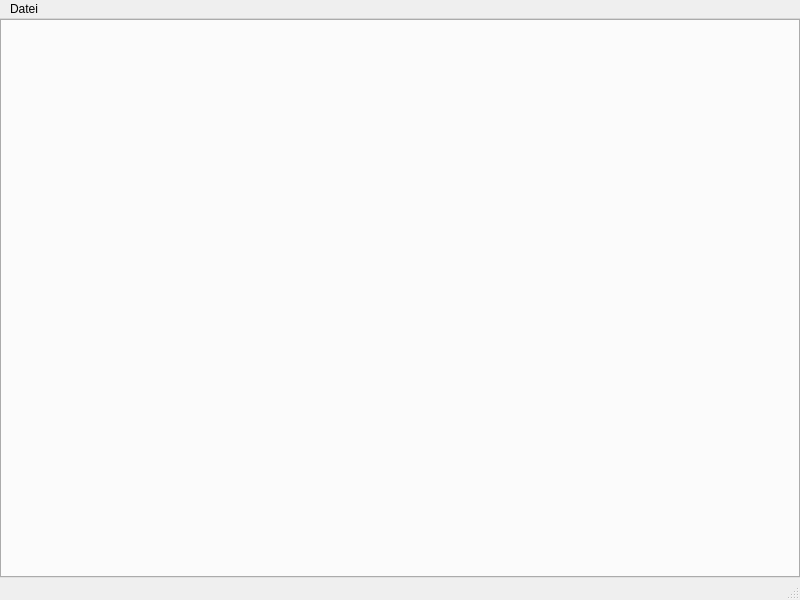
<?xml version="1.0" encoding="UTF-8"?>
<ui version="4.0">
 <class>MainWindow</class>
 <widget class="QMainWindow" name="MainWindow">
  <property name="geometry">
   <rect>
    <x>0</x>
    <y>0</y>
    <width>800</width>
    <height>600</height>
   </rect>
  </property>
  <property name="windowTitle">
   <string>Pleuradat Plus</string>
  </property>
  <widget class="QWidget" name="centralwidget">
   <layout class="QGridLayout" name="gridLayout">
    <property name="margin">
     <number>0</number>
    </property>
    <item row="0" column="0">
     <widget class="QTabWidget" name="tabWidget">
      <property name="currentIndex">
       <number>-1</number>
      </property>
     </widget>
    </item>
   </layout>
  </widget>
  <widget class="QMenuBar" name="menubar">
   <property name="geometry">
    <rect>
     <x>0</x>
     <y>0</y>
     <width>800</width>
     <height>21</height>
    </rect>
   </property>
   <widget class="QMenu" name="menuDatei">
    <property name="title">
     <string>Datei</string>
    </property>
    <addaction name="actionEinstellungen"/>
    <addaction name="separator"/>
    <addaction name="separator"/>
    <addaction name="actionBeenden"/>
   </widget>
   <addaction name="menuDatei"/>
  </widget>
  <widget class="QStatusBar" name="statusbar"/>
  <action name="actionEinstellungen">
   <property name="icon">
    <iconset resource="resources.qrc">
     <normaloff>:/common/res/common/wrench.png</normaloff>:/common/res/common/wrench.png</iconset>
   </property>
   <property name="text">
    <string>Einstellungen</string>
   </property>
  </action>
  <action name="actionBeenden">
   <property name="text">
    <string>Beenden</string>
   </property>
   <property name="shortcut">
    <string>Ctrl+Q</string>
   </property>
  </action>
 </widget>
 <resources>
  <include location="resources.qrc"/>
 </resources>
 <connections>
  <connection>
   <sender>actionEinstellungen</sender>
   <signal>triggered()</signal>
   <receiver>MainWindow</receiver>
   <slot>onShowSettings()</slot>
   <hints>
    <hint type="sourcelabel">
     <x>-1</x>
     <y>-1</y>
    </hint>
    <hint type="destinationlabel">
     <x>399</x>
     <y>299</y>
    </hint>
   </hints>
  </connection>
  <connection>
   <sender>actionBeenden</sender>
   <signal>triggered()</signal>
   <receiver>MainWindow</receiver>
   <slot>close()</slot>
   <hints>
    <hint type="sourcelabel">
     <x>-1</x>
     <y>-1</y>
    </hint>
    <hint type="destinationlabel">
     <x>399</x>
     <y>299</y>
    </hint>
   </hints>
  </connection>
 </connections>
 <slots>
  <slot>onShowSettings()</slot>
 </slots>
</ui>
